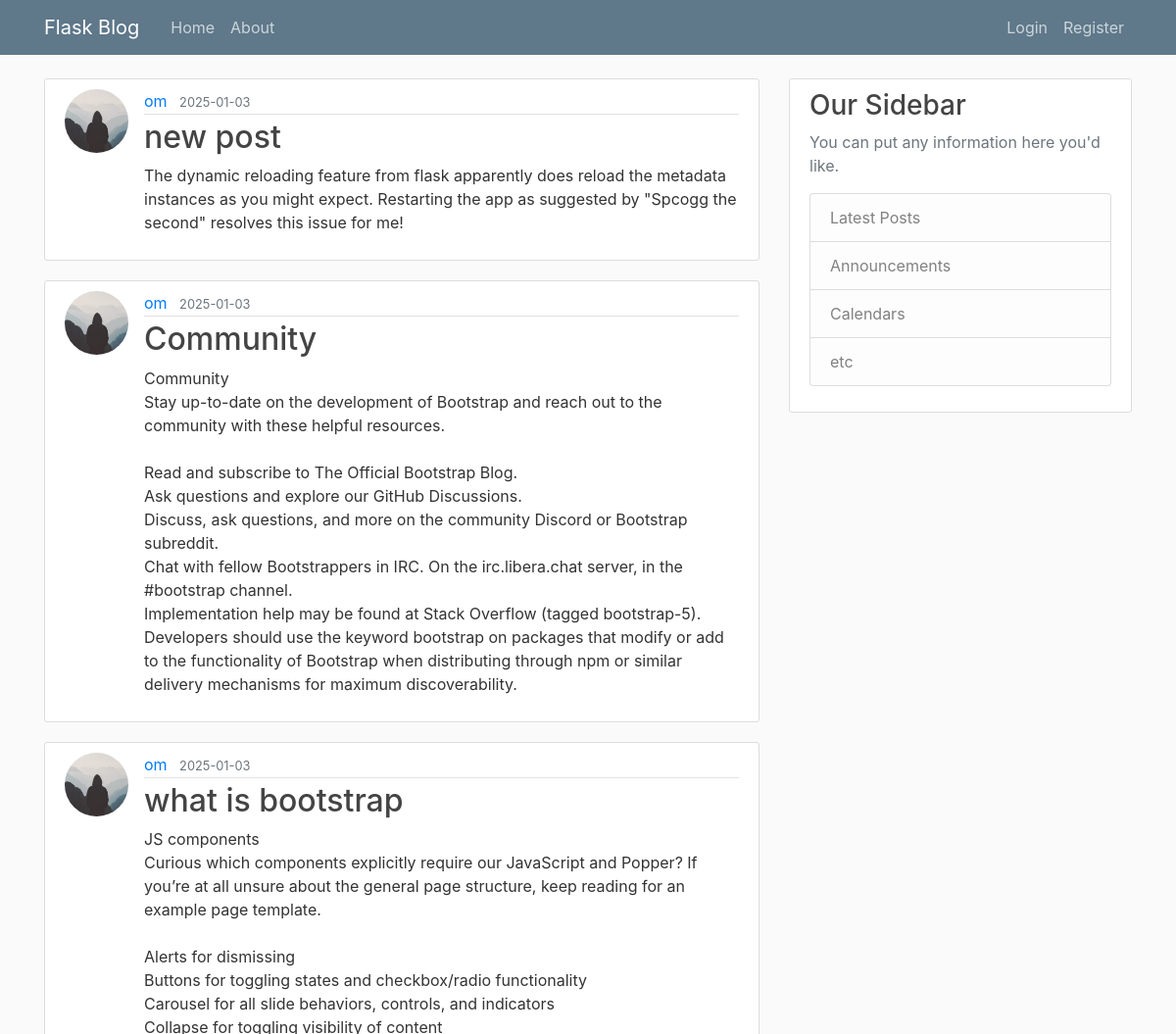
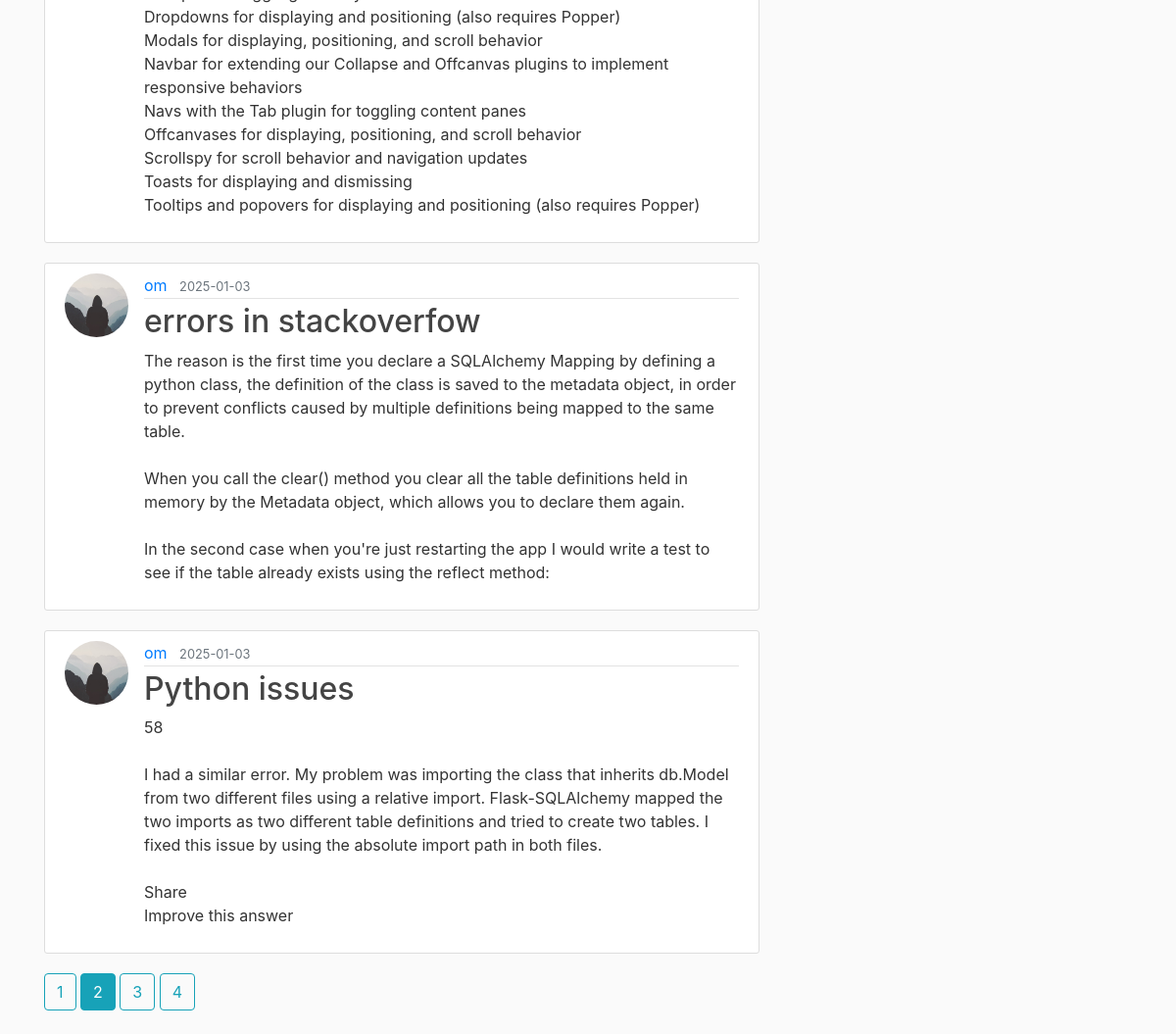
The page /home?page=2 on the database its author committed (2 pictures, top to bottom).
### Corey_v2_package/flask_app/models.py (models this page shows, shortened)
class Post(db_.Model):
    id = db_.Column(db_.Integer, primary_key=True)
    title = db_.Column(db_.String(100), nullable=False)
    date_posted = db_.Column(db_.DateTime, nullable=False, default=datetime.utcnow)
    content = db_.Column(db_.Text, nullable=False)
    user_id = db_.Column(db_.Integer, db_.ForeignKey('user.id'), nullable=False)

class User(db_.Model, UserMixin):
    id = db_.Column(db_.Integer, primary_key=True)
    username = db_.Column(db_.String(20), unique=True, nullable=False)
    email = db_.Column(db_.String(120), unique=True, nullable=False)
    image_file = db_.Column(db_.String(20), nullable=False, default='default.jpg')
    password = db_.Column(db_.String(60), nullable=False)
    posts = db_.relationship('Post', backref='author',lazy=True)

### Corey_v2_package/flask_app/routes.py (the view)
@app_.route("/")
@app_.route("/home")
def home():
    page = request.args.get('page',1,type=int)
    posts = Post.query.order_by(Post.date_posted.desc()).paginate(page=page, per_page=5)
    return  render_template("home.html",posts=posts)

### Corey_v2_package/flask_app/templates/home.html (shortened to what this page needs)
{% extends "layout.html" %}
{% block content %}
    {% for post in posts.items %}
        <article class="media content-section">
            <img class="rounded-circle article-img" src="{{ url_for('static',
             filename='profile_pics/' + post.author.image_file)}}" >
          <div class="media-body">
            <div class="article-metadata">
              <a class="mr-2" href="{{ url_for('user_posts', username=post.author.username) }}">{{ post.author.username }}</a>
              <small class="text-muted">{{ post.date_posted.strftime('%Y-%m-%d') }}</small>
            </div>
            <h2><a class="article-title" href="{{url_for('post',post_id=post.id)}}">{{ post.title }}</a></h2>
            <p class="article-content">{{ post.content }}</p>
          </div>
        </article>
    {% endfor %}
    {% for page_num in posts.iter_pages(left_edge=1, right_edge=1, left_current=1, right_current=2) %}
        {% if page_num %}
            {% if posts.page == page_num %}
                <a class="btn btn-info mb-4" href="{{ url_for('home', page=page_num) }}">{{ page_num }}</a>
            {% else %}
                <a class="btn btn-outline-info mb-4" href="{{ url_for('home', page=page_num) }}">{{ page_num }}</a>
            {% endif %}
        {% endif %}
    {% endfor %}
{% endblock content %}

### Corey_v2_package/flask_app/static/main.css (style rules this page uses)
body { background: #fafafa; color: #333333; margin-top: 5rem; }
h1, h2, h3, h4, h5, h6 { color: #444444; }
.content-section { background: #ffffff; padding: 10px 20px; border: 1px solid #dddddd; border-radius: 3px; margin-bottom: 20px; }
.article-title { color: #444444; }
.article-content { white-space: pre-line; }
.article-img { height: 65px; width: 65px; margin-right: 16px; }
.article-metadata { padding-bottom: 1px; margin-bottom: 4px; border-bottom: 1px solid #e3e3e3 }

### rows shown on the page
Post: image_file (placeholder picture), author.username "om", date_posted "2025-01-03", title "new post", content "The dynamic reloading feature from flask apparently does reload the metadata instances as you might expect. Restarting the app as suggested by \"Spcogg the second\" resolves this issue for me!"
Post: image_file (placeholder picture), author.username "om", date_posted "2025-01-03", title "Community", content "Community Stay up-to-date on the development of Bootstrap and reach out to the community with these helpful resources. Read and subscribe to The Official Bootstrap Blog. Ask questions and explore our GitHub Discussions. Discuss, ask questions, and more on the community Discord or Bootstrap subreddit. Chat with fellow Bootstrappers in IRC. On the irc.libera.chat server, in the #bootstrap channel. Implementation help may be found at Stack Overflow (tagged bootstrap-5). Developers should use the keyword bootstrap on packages that modify or add to the functionality of Bootstrap when distributing through npm or similar delivery mechanisms for maximum discoverability."
Post: image_file (placeholder picture), author.username "om", date_posted "2025-01-03", title "what is bootstrap", content "JS components Curious which components explicitly require our JavaScript and Popper? If you’re at all unsure about the general page structure, keep reading for an example page template. Alerts for dismissing Buttons for toggling states and checkbox/radio functionality Carousel for all slide behaviors, controls, and indicators Collapse for toggling visibility of content Dropdowns for displaying and positioning (also requires Popper) Modals for displaying, positioning, and scroll behavior Navbar for extending our Collapse and Offcanvas plugins to implement responsive behaviors Navs with the Tab plugin for toggling content panes Offcanvases for displaying, positioning, and scroll behavior…"
Post: image_file (placeholder picture), author.username "om", date_posted "2025-01-03", title "errors in stackoverfow", content "The reason is the first time you declare a SQLAlchemy Mapping by defining a python class, the definition of the class is saved to the metadata object, in order to prevent conflicts caused by multiple definitions being mapped to the same table. When you call the clear() method you clear all the table definitions held in memory by the Metadata object, which allows you to declare them again. In the second case when you're just restarting the app I would write a test to see if the table already exists using the reflect method:"
Post: image_file (placeholder picture), author.username "om", date_posted "2025-01-03", title "Python issues", content "58 I had a similar error. My problem was importing the class that inherits db.Model from two different files using a relative import. Flask-SQLAlchemy mapped the two imports as two different table definitions and tried to create two tables. I fixed this issue by using the absolute import path in both files. Share Improve this answer"

### other values the page prints
{{ page_num }} "1" "3" "4"
{{ page_num }} "2"
